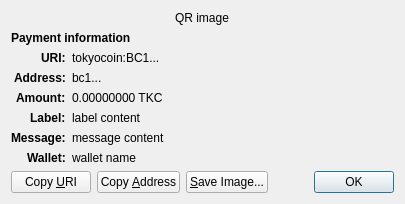
<?xml version="1.0" encoding="UTF-8"?>
<ui version="4.0">
 <class>ReceiveRequestDialog</class>
 <widget class="QDialog" name="ReceiveRequestDialog">
  <property name="geometry">
   <rect>
    <x>0</x>
    <y>0</y>
    <width>413</width>
    <height>229</height>
   </rect>
  </property>
  <property name="windowTitle">
   <string>Request payment to ...</string>
  </property>
  <layout class="QGridLayout" name="gridLayout" columnstretch="0,1">
   <property name="sizeConstraint">
    <enum>QLayout::SetFixedSize</enum>
   </property>
   <item row="0" column="0" colspan="2" alignment="Qt::AlignHCenter">
    <widget class="QRImageWidget" name="qr_code">
     <property name="text">
      <string notr="true">QR image</string>
     </property>
     <property name="textInteractionFlags">
      <set>Qt::NoTextInteraction</set>
     </property>
    </widget>
   </item>
   <item row="1" column="0" colspan="2">
    <widget class="QLabel" name="payment_header">
     <property name="font">
      <font>
       <weight>75</weight>
       <bold>true</bold>
      </font>
     </property>
     <property name="text">
      <string>Payment information</string>
     </property>
     <property name="textInteractionFlags">
      <set>Qt::NoTextInteraction</set>
     </property>
    </widget>
   </item>
   <item row="2" column="0" alignment="Qt::AlignRight|Qt::AlignTop">
    <widget class="QLabel" name="uri_tag">
     <property name="font">
      <font>
       <weight>75</weight>
       <bold>true</bold>
      </font>
     </property>
     <property name="text">
      <string notr="true">URI:</string>
     </property>
     <property name="textFormat">
      <enum>Qt::PlainText</enum>
     </property>
     <property name="textInteractionFlags">
      <set>Qt::NoTextInteraction</set>
     </property>
    </widget>
   </item>
   <item row="2" column="1" alignment="Qt::AlignTop">
    <widget class="QLabel" name="uri_content">
     <property name="text">
      <string notr="true">tokyocoin:BC1...</string>
     </property>
     <property name="textFormat">
      <enum>Qt::RichText</enum>
     </property>
     <property name="wordWrap">
      <bool>true</bool>
     </property>
     <property name="textInteractionFlags">
      <set>Qt::TextSelectableByMouse</set>
     </property>
    </widget>
   </item>
   <item row="3" column="0" alignment="Qt::AlignRight|Qt::AlignTop">
    <widget class="QLabel" name="address_tag">
     <property name="font">
      <font>
       <weight>75</weight>
       <bold>true</bold>
      </font>
     </property>
     <property name="text">
      <string>Address:</string>
     </property>
     <property name="textInteractionFlags">
      <set>Qt::NoTextInteraction</set>
     </property>
    </widget>
   </item>
   <item row="3" column="1" alignment="Qt::AlignTop">
    <widget class="QLabel" name="address_content">
     <property name="text">
      <string notr="true">bc1...</string>
     </property>
     <property name="textFormat">
      <enum>Qt::PlainText</enum>
     </property>
     <property name="textInteractionFlags">
      <set>Qt::TextSelectableByMouse</set>
     </property>
    </widget>
   </item>
   <item row="4" column="0" alignment="Qt::AlignRight|Qt::AlignTop">
    <widget class="QLabel" name="amount_tag">
     <property name="font">
      <font>
       <weight>75</weight>
       <bold>true</bold>
      </font>
     </property>
     <property name="text">
      <string>Amount:</string>
     </property>
     <property name="textInteractionFlags">
      <set>Qt::NoTextInteraction</set>
     </property>
    </widget>
   </item>
   <item row="4" column="1" alignment="Qt::AlignTop">
    <widget class="QLabel" name="amount_content">
     <property name="text">
      <string notr="true">0.00000000 TKC</string>
     </property>
     <property name="textFormat">
      <enum>Qt::PlainText</enum>
     </property>
     <property name="textInteractionFlags">
      <set>Qt::TextSelectableByMouse</set>
     </property>
    </widget>
   </item>
   <item row="5" column="0" alignment="Qt::AlignRight|Qt::AlignTop">
    <widget class="QLabel" name="label_tag">
     <property name="font">
      <font>
       <weight>75</weight>
       <bold>true</bold>
      </font>
     </property>
     <property name="text">
      <string>Label:</string>
     </property>
     <property name="textInteractionFlags">
      <set>Qt::NoTextInteraction</set>
     </property>
    </widget>
   </item>
   <item row="5" column="1" alignment="Qt::AlignTop">
    <widget class="QLabel" name="label_content">
     <property name="text">
      <string notr="true">label content</string>
     </property>
     <property name="textFormat">
      <enum>Qt::PlainText</enum>
     </property>
     <property name="wordWrap">
      <bool>true</bool>
     </property>
     <property name="textInteractionFlags">
      <set>Qt::TextSelectableByMouse</set>
     </property>
    </widget>
   </item>
   <item row="6" column="0" alignment="Qt::AlignRight|Qt::AlignTop">
    <widget class="QLabel" name="message_tag">
     <property name="font">
      <font>
       <weight>75</weight>
       <bold>true</bold>
      </font>
     </property>
     <property name="text">
      <string>Message:</string>
     </property>
     <property name="textInteractionFlags">
      <set>Qt::NoTextInteraction</set>
     </property>
    </widget>
   </item>
   <item row="6" column="1" alignment="Qt::AlignTop">
    <widget class="QLabel" name="message_content">
     <property name="text">
      <string notr="true">message content</string>
     </property>
     <property name="textFormat">
      <enum>Qt::PlainText</enum>
     </property>
     <property name="wordWrap">
      <bool>true</bool>
     </property>
     <property name="textInteractionFlags">
      <set>Qt::TextSelectableByMouse</set>
     </property>
    </widget>
   </item>
   <item row="7" column="0" alignment="Qt::AlignRight|Qt::AlignTop">
    <widget class="QLabel" name="wallet_tag">
     <property name="font">
      <font>
       <weight>75</weight>
       <bold>true</bold>
      </font>
     </property>
     <property name="text">
      <string>Wallet:</string>
     </property>
     <property name="textInteractionFlags">
      <set>Qt::NoTextInteraction</set>
     </property>
    </widget>
   </item>
   <item row="7" column="1" alignment="Qt::AlignTop">
    <widget class="QLabel" name="wallet_content">
     <property name="text">
      <string notr="true">wallet name</string>
     </property>
     <property name="textFormat">
      <enum>Qt::PlainText</enum>
     </property>
     <property name="wordWrap">
      <bool>true</bool>
     </property>
     <property name="textInteractionFlags">
      <set>Qt::TextSelectableByMouse</set>
     </property>
    </widget>
   </item>
   <item row="8" column="0" colspan="2">
    <layout class="QHBoxLayout" name="horizontalLayout">
     <item>
      <widget class="QPushButton" name="btnCopyURI">
       <property name="text">
        <string>Copy &amp;URI</string>
       </property>
       <property name="autoDefault">
        <bool>false</bool>
       </property>
      </widget>
     </item>
     <item>
      <widget class="QPushButton" name="btnCopyAddress">
       <property name="text">
        <string>Copy &amp;Address</string>
       </property>
       <property name="autoDefault">
        <bool>false</bool>
       </property>
      </widget>
     </item>
     <item>
      <widget class="QPushButton" name="btnSaveAs">
       <property name="text">
        <string>&amp;Save Image...</string>
       </property>
       <property name="autoDefault">
        <bool>false</bool>
       </property>
      </widget>
     </item>
     <item>
      <spacer name="horizontalSpacer_2">
       <property name="orientation">
        <enum>Qt::Horizontal</enum>
       </property>
       <property name="sizeHint" stdset="0">
        <size>
         <width>40</width>
         <height>20</height>
        </size>
       </property>
      </spacer>
     </item>
     <item>
      <widget class="QDialogButtonBox" name="buttonBox">
       <property name="focusPolicy">
        <enum>Qt::StrongFocus</enum>
       </property>
       <property name="standardButtons">
        <set>QDialogButtonBox::Ok</set>
       </property>
      </widget>
     </item>
    </layout>
   </item>
  </layout>
 </widget>
 <customwidgets>
  <customwidget>
   <class>QRImageWidget</class>
   <extends>QLabel</extends>
   <header>qt/qrimagewidget.h</header>
  </customwidget>
 </customwidgets>
 <tabstops>
  <tabstop>buttonBox</tabstop>
  <tabstop>btnCopyURI</tabstop>
  <tabstop>btnCopyAddress</tabstop>
  <tabstop>btnSaveAs</tabstop>
 </tabstops>
 <resources/>
 <connections>
  <connection>
   <sender>buttonBox</sender>
   <signal>accepted()</signal>
   <receiver>ReceiveRequestDialog</receiver>
   <slot>accept()</slot>
   <hints>
    <hint type="sourcelabel">
     <x>135</x>
     <y>230</y>
    </hint>
    <hint type="destinationlabel">
     <x>135</x>
     <y>126</y>
    </hint>
   </hints>
  </connection>
 </connections>
</ui>
